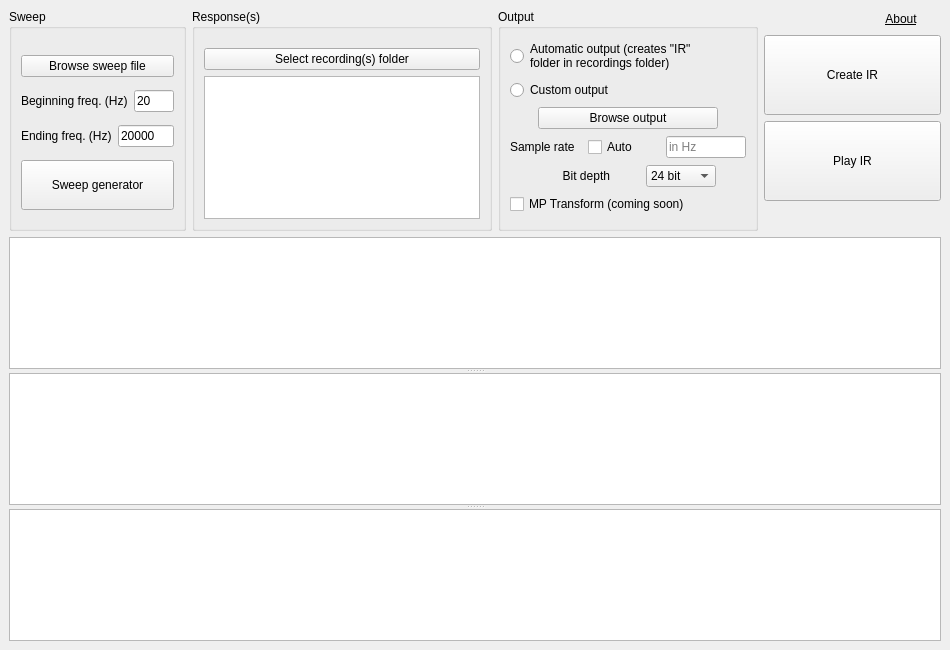
<?xml version="1.0" encoding="UTF-8"?>
<ui version="4.0">
 <class>MainWindow</class>
 <widget class="QMainWindow" name="MainWindow">
  <property name="geometry">
   <rect>
    <x>0</x>
    <y>0</y>
    <width>950</width>
    <height>650</height>
   </rect>
  </property>
  <property name="minimumSize">
   <size>
    <width>950</width>
    <height>650</height>
   </size>
  </property>
  <property name="maximumSize">
   <size>
    <width>16777215</width>
    <height>16777215</height>
   </size>
  </property>
  <property name="windowTitle">
   <string>IR Maker</string>
  </property>
  <property name="windowIcon">
   <iconset>
    <normaloff>irmaker.png</normaloff>irmaker.png</iconset>
  </property>
  <widget class="QWidget" name="centralwidget">
   <layout class="QVBoxLayout" name="verticalLayout_6">
    <item>
     <layout class="QHBoxLayout" name="horizontalLayout" stretch="3,5,4,3">
      <property name="sizeConstraint">
       <enum>QLayout::SetMinimumSize</enum>
      </property>
      <item>
       <widget class="QGroupBox" name="sweep_box">
        <property name="sizePolicy">
         <sizepolicy hsizetype="Preferred" vsizetype="Maximum">
          <horstretch>0</horstretch>
          <verstretch>0</verstretch>
         </sizepolicy>
        </property>
        <property name="maximumSize">
         <size>
          <width>16777215</width>
          <height>280</height>
         </size>
        </property>
        <property name="title">
         <string>Sweep</string>
        </property>
        <layout class="QHBoxLayout" name="horizontalLayout_9">
         <item>
          <layout class="QVBoxLayout" name="verticalLayout_5">
           <item>
            <spacer name="verticalSpacer_3">
             <property name="orientation">
              <enum>Qt::Vertical</enum>
             </property>
             <property name="sizeType">
              <enum>QSizePolicy::Fixed</enum>
             </property>
             <property name="sizeHint" stdset="0">
              <size>
               <width>10</width>
               <height>10</height>
              </size>
             </property>
            </spacer>
           </item>
           <item>
            <widget class="QPushButton" name="browsesweep_button">
             <property name="cursor">
              <cursorShape>PointingHandCursor</cursorShape>
             </property>
             <property name="text">
              <string>Browse sweep file</string>
             </property>
            </widget>
           </item>
           <item>
            <layout class="QHBoxLayout" name="horizontalLayout_7">
             <item>
              <widget class="QLabel" name="begfreq_label">
               <property name="minimumSize">
                <size>
                 <width>0</width>
                 <height>15</height>
                </size>
               </property>
               <property name="maximumSize">
                <size>
                 <width>16777215</width>
                 <height>15</height>
                </size>
               </property>
               <property name="text">
                <string>Beginning freq. (Hz)</string>
               </property>
              </widget>
             </item>
             <item>
              <widget class="QLineEdit" name="beg_freq">
               <property name="text">
                <string>20</string>
               </property>
               <property name="placeholderText">
                <string>in Hz</string>
               </property>
              </widget>
             </item>
            </layout>
           </item>
           <item>
            <layout class="QHBoxLayout" name="horizontalLayout_8">
             <item>
              <widget class="QLabel" name="endfreq_label">
               <property name="maximumSize">
                <size>
                 <width>16777215</width>
                 <height>15</height>
                </size>
               </property>
               <property name="text">
                <string>Ending freq. (Hz)</string>
               </property>
              </widget>
             </item>
             <item>
              <widget class="QLineEdit" name="end_freq">
               <property name="text">
                <string>20000</string>
               </property>
               <property name="placeholderText">
                <string>in Hz</string>
               </property>
              </widget>
             </item>
            </layout>
           </item>
           <item>
            <widget class="QPushButton" name="sweepgen_button">
             <property name="minimumSize">
              <size>
               <width>0</width>
               <height>50</height>
              </size>
             </property>
             <property name="cursor">
              <cursorShape>PointingHandCursor</cursorShape>
             </property>
             <property name="text">
              <string>Sweep generator</string>
             </property>
            </widget>
           </item>
          </layout>
         </item>
        </layout>
       </widget>
      </item>
      <item>
       <widget class="QGroupBox" name="response_box">
        <property name="sizePolicy">
         <sizepolicy hsizetype="MinimumExpanding" vsizetype="Maximum">
          <horstretch>0</horstretch>
          <verstretch>0</verstretch>
         </sizepolicy>
        </property>
        <property name="minimumSize">
         <size>
          <width>300</width>
          <height>0</height>
         </size>
        </property>
        <property name="maximumSize">
         <size>
          <width>16777215</width>
          <height>280</height>
         </size>
        </property>
        <property name="title">
         <string>Response(s)</string>
        </property>
        <layout class="QVBoxLayout" name="verticalLayout_4">
         <item>
          <layout class="QVBoxLayout" name="verticalLayout_3">
           <item>
            <spacer name="verticalSpacer_2">
             <property name="orientation">
              <enum>Qt::Vertical</enum>
             </property>
             <property name="sizeType">
              <enum>QSizePolicy::Fixed</enum>
             </property>
             <property name="sizeHint" stdset="0">
              <size>
               <width>20</width>
               <height>10</height>
              </size>
             </property>
            </spacer>
           </item>
           <item>
            <widget class="QPushButton" name="loadfolder_button">
             <property name="cursor">
              <cursorShape>PointingHandCursor</cursorShape>
             </property>
             <property name="text">
              <string>Select recording(s) folder</string>
             </property>
            </widget>
           </item>
           <item>
            <widget class="QListView" name="files_list"/>
           </item>
          </layout>
         </item>
        </layout>
       </widget>
      </item>
      <item>
       <widget class="QGroupBox" name="output_box">
        <property name="sizePolicy">
         <sizepolicy hsizetype="Fixed" vsizetype="Maximum">
          <horstretch>0</horstretch>
          <verstretch>0</verstretch>
         </sizepolicy>
        </property>
        <property name="minimumSize">
         <size>
          <width>260</width>
          <height>0</height>
         </size>
        </property>
        <property name="maximumSize">
         <size>
          <width>275</width>
          <height>280</height>
         </size>
        </property>
        <property name="title">
         <string>Output</string>
        </property>
        <layout class="QHBoxLayout" name="horizontalLayout_6">
         <item>
          <layout class="QVBoxLayout" name="verticalLayout_2">
           <item>
            <widget class="QRadioButton" name="autosave_radio">
             <property name="minimumSize">
              <size>
               <width>0</width>
               <height>0</height>
              </size>
             </property>
             <property name="text">
              <string>Automatic output (creates &quot;IR&quot;
folder in recordings folder)</string>
             </property>
            </widget>
           </item>
           <item>
            <widget class="QRadioButton" name="customsave_radio">
             <property name="text">
              <string>Custom output</string>
             </property>
            </widget>
           </item>
           <item>
            <layout class="QHBoxLayout" name="horizontalLayout_5">
             <item>
              <widget class="QPushButton" name="browseout_button">
               <property name="minimumSize">
                <size>
                 <width>80</width>
                 <height>0</height>
                </size>
               </property>
               <property name="maximumSize">
                <size>
                 <width>180</width>
                 <height>16777215</height>
                </size>
               </property>
               <property name="cursor">
                <cursorShape>PointingHandCursor</cursorShape>
               </property>
               <property name="text">
                <string>Browse output</string>
               </property>
              </widget>
             </item>
            </layout>
           </item>
           <item>
            <layout class="QHBoxLayout" name="horizontalLayout_3">
             <item>
              <widget class="QLabel" name="srate_label">
               <property name="text">
                <string>Sample rate</string>
               </property>
              </widget>
             </item>
             <item>
              <widget class="QCheckBox" name="autosr_check">
               <property name="text">
                <string>Auto</string>
               </property>
              </widget>
             </item>
             <item>
              <widget class="QLineEdit" name="srate">
               <property name="minimumSize">
                <size>
                 <width>80</width>
                 <height>0</height>
                </size>
               </property>
               <property name="maximumSize">
                <size>
                 <width>80</width>
                 <height>16777215</height>
                </size>
               </property>
               <property name="placeholderText">
                <string>in Hz</string>
               </property>
              </widget>
             </item>
            </layout>
           </item>
           <item>
            <layout class="QHBoxLayout" name="horizontalLayout_4">
             <item>
              <widget class="QLabel" name="bitdepth_label">
               <property name="maximumSize">
                <size>
                 <width>70</width>
                 <height>16777215</height>
                </size>
               </property>
               <property name="text">
                <string>Bit depth</string>
               </property>
               <property name="alignment">
                <set>Qt::AlignRight|Qt::AlignTrailing|Qt::AlignVCenter</set>
               </property>
              </widget>
             </item>
             <item>
              <widget class="QComboBox" name="bitdepth_combo">
               <property name="maximumSize">
                <size>
                 <width>70</width>
                 <height>16777215</height>
                </size>
               </property>
               <property name="cursor">
                <cursorShape>PointingHandCursor</cursorShape>
               </property>
               <property name="currentIndex">
                <number>1</number>
               </property>
               <item>
                <property name="text">
                 <string>16 bit</string>
                </property>
               </item>
               <item>
                <property name="text">
                 <string>24 bit</string>
                </property>
               </item>
               <item>
                <property name="text">
                 <string>32 bit</string>
                </property>
               </item>
              </widget>
             </item>
            </layout>
           </item>
           <item>
            <widget class="QCheckBox" name="mpt_checkbox">
             <property name="text">
              <string>MP Transform (coming soon)</string>
             </property>
            </widget>
           </item>
          </layout>
         </item>
        </layout>
       </widget>
      </item>
      <item>
       <layout class="QVBoxLayout" name="verticalLayout" stretch="0,3,3,1">
        <item>
         <layout class="QHBoxLayout" name="horizontalLayout_2">
          <item>
           <spacer name="horizontalSpacer">
            <property name="orientation">
             <enum>Qt::Horizontal</enum>
            </property>
            <property name="sizeHint" stdset="0">
             <size>
              <width>40</width>
              <height>20</height>
             </size>
            </property>
           </spacer>
          </item>
          <item>
           <widget class="QPushButton" name="about_button">
            <property name="minimumSize">
             <size>
              <width>0</width>
              <height>20</height>
             </size>
            </property>
            <property name="font">
             <font>
              <underline>true</underline>
             </font>
            </property>
            <property name="cursor">
             <cursorShape>PointingHandCursor</cursorShape>
            </property>
            <property name="text">
             <string notr="true">About</string>
            </property>
            <property name="flat">
             <bool>true</bool>
            </property>
           </widget>
          </item>
         </layout>
        </item>
        <item>
         <widget class="QPushButton" name="createir_button">
          <property name="sizePolicy">
           <sizepolicy hsizetype="Minimum" vsizetype="Maximum">
            <horstretch>0</horstretch>
            <verstretch>0</verstretch>
           </sizepolicy>
          </property>
          <property name="minimumSize">
           <size>
            <width>110</width>
            <height>80</height>
           </size>
          </property>
          <property name="maximumSize">
           <size>
            <width>16777215</width>
            <height>80</height>
           </size>
          </property>
          <property name="cursor">
           <cursorShape>PointingHandCursor</cursorShape>
          </property>
          <property name="text">
           <string>Create IR</string>
          </property>
         </widget>
        </item>
        <item>
         <widget class="QPushButton" name="playir_button">
          <property name="minimumSize">
           <size>
            <width>0</width>
            <height>80</height>
           </size>
          </property>
          <property name="maximumSize">
           <size>
            <width>16777215</width>
            <height>80</height>
           </size>
          </property>
          <property name="cursor">
           <cursorShape>PointingHandCursor</cursorShape>
          </property>
          <property name="text">
           <string>Play IR</string>
          </property>
         </widget>
        </item>
        <item>
         <spacer name="verticalSpacer">
          <property name="orientation">
           <enum>Qt::Vertical</enum>
          </property>
          <property name="sizeType">
           <enum>QSizePolicy::Fixed</enum>
          </property>
          <property name="sizeHint" stdset="0">
           <size>
            <width>20</width>
            <height>30</height>
           </size>
          </property>
         </spacer>
        </item>
       </layout>
      </item>
     </layout>
    </item>
    <item>
     <widget class="QSplitter" name="splitter">
      <property name="orientation">
       <enum>Qt::Vertical</enum>
      </property>
      <widget class="PlotWidget" name="ir_plot"/>
      <widget class="PlotWidget" name="spectral_plot"/>
      <widget class="PlotWidget" name="spectrogram_plot"/>
     </widget>
    </item>
   </layout>
  </widget>
 </widget>
 <customwidgets>
  <customwidget>
   <class>PlotWidget</class>
   <extends>QGraphicsView</extends>
   <header>pyqtgraph</header>
  </customwidget>
 </customwidgets>
 <resources/>
 <connections/>
</ui>
